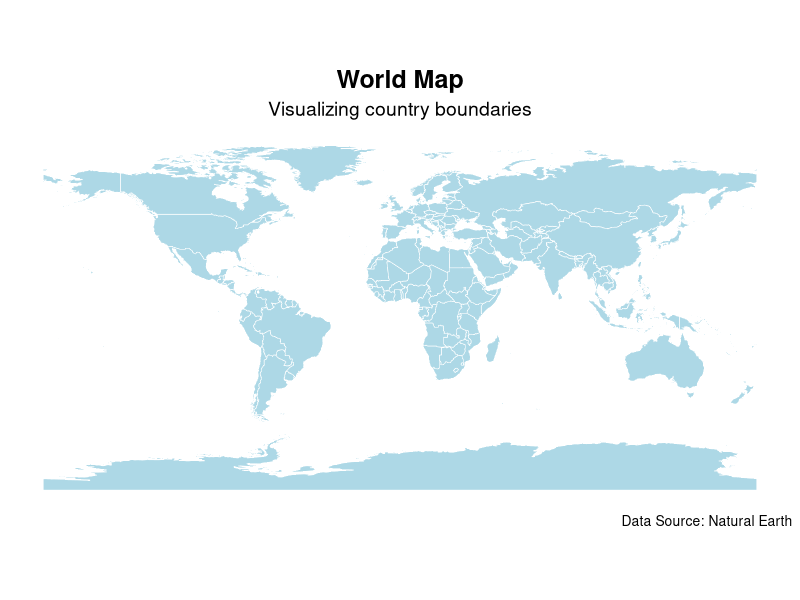
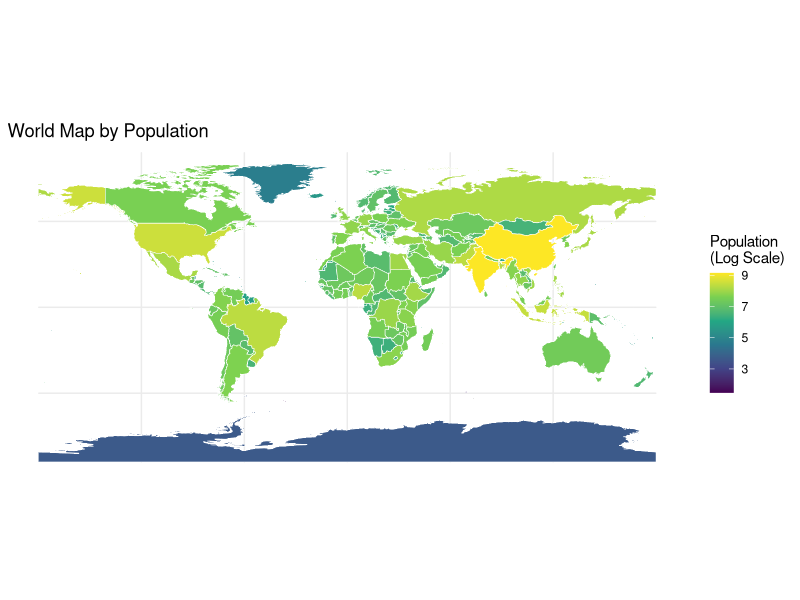
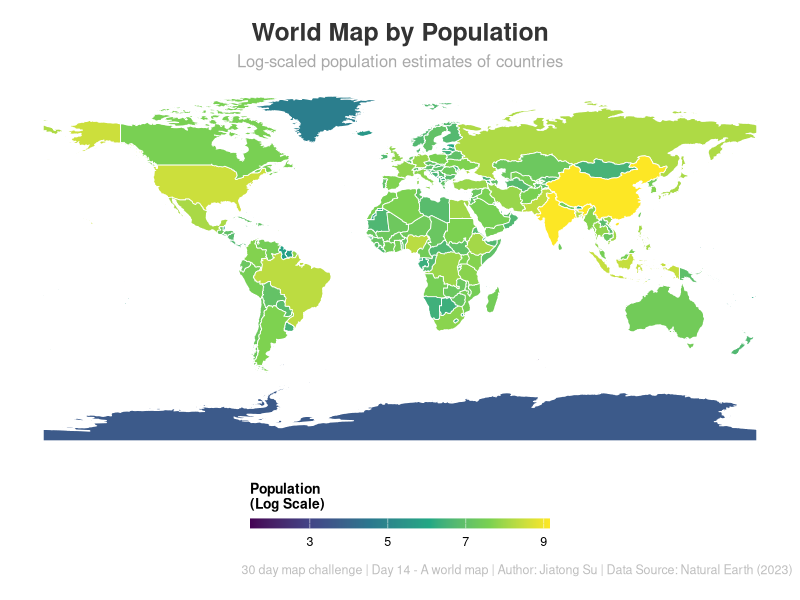
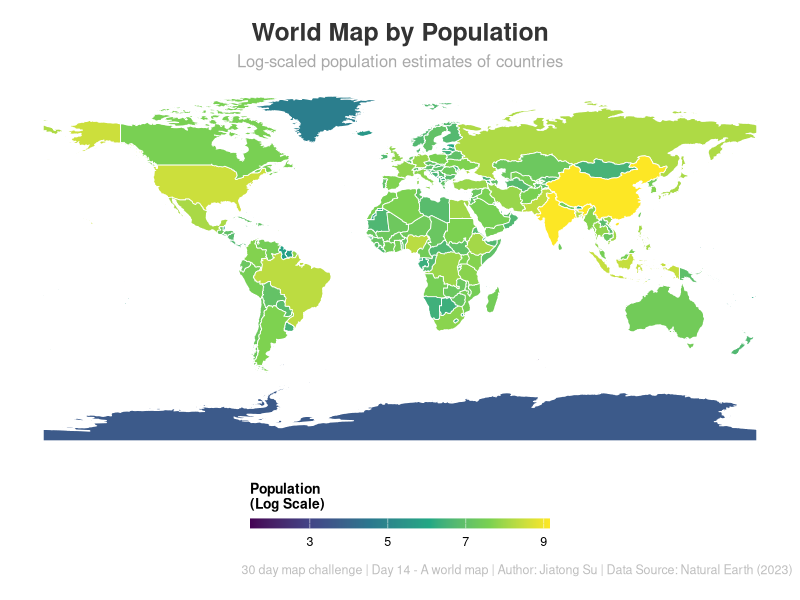

R code for these plots, in order:
## ---- chunk 1
knitr::opts_chunk$set(echo = TRUE)
library(maps)
library(ggplot2)

library(sf)
library(rnaturalearth)
map_data('world')

setwd("/Users/jiatong/Desktop/30daysMap/day14_world")

## ---- chunk 2

# Get world boundaries
world <- ne_countries(scale = "medium", returnclass = "sf")  # Load medium-scale world map
world$pop_est <- log10(world$pop_est)  # Log-scale population for better visualization
## ---- chunk 3
# Create the map
ggplot(data = world) +
  geom_sf(fill = "lightblue", color = "white") +  # Land fill and border color
  labs(
    title = "World Map",
    subtitle = "Visualizing country boundaries",
    caption = "Data Source: Natural Earth"
  ) +
  theme_minimal() +
  theme(
    plot.title = element_text(size = 18, face = "bold", hjust = 0.5),
    plot.subtitle = element_text(size = 14, hjust = 0.5),
    plot.caption = element_text(size = 10),
    panel.grid = element_blank()  # Remove grid for a cleaner look
  )

## ---- chunk 4

ggplot(data = world) +
  geom_sf(aes(fill = pop_est), color = "white") +
  scale_fill_viridis_c(name = "Population\n(Log Scale)") +
  labs(title = "World Map by Population") +
  theme_minimal()

## ---- chunk 5
# Create the map
final <- ggplot(data = world) +
  geom_sf(aes(fill = pop_est), color = "white", lwd = 0.3) +  # Adjust border width for clarity
  scale_fill_viridis_c(
    name = "Population\n(Log Scale)",
    option = "viridis",  # Viridis palette
    guide = guide_colorbar(
      title.position = "top", 
      barwidth = 15, barheight = 0.5  # Style adjustments for legend
    )
  ) +
  labs(
    title = "World Map by Population",
    subtitle = "Log-scaled population estimates of countries",
    caption = "30 day map challenge | Day 14 - A world map | Author: Jiatong Su | Data Source: Natural Earth (2023)"
  ) +
  theme_minimal() +
  theme(
    plot.title = element_text(size = 18, face = "bold", hjust = 0.5, color = "#333333"),
    plot.subtitle = element_text(size = 12, hjust = 0.5, color = "darkgray"),
    plot.caption = element_text(size = 9, hjust = 1, color = "gray"),
    legend.position = "bottom",  # Move legend to the bottom
    legend.title = element_text(size = 10, face = "bold"),
    legend.text = element_text(size = 9),
    panel.grid = element_blank(),  # Remove gridlines for a cleaner look
    #panel.background = element_rect(fill = "lightblue"),  # Light blue background for oceans
   # plot.background = element_rect(fill = "white", color = NA),  # White outer background
    legend.background = element_blank()  # Transparent legend background
  )

final
## ---- chunk 6
ggsave("day14_jiatong_world.png", plot = final, width = 8, height = 6, dpi = 300)
